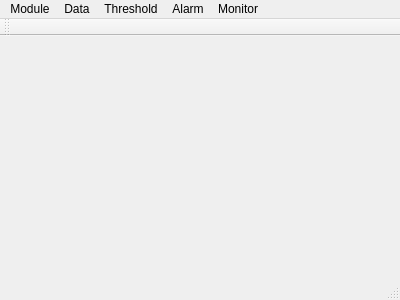
<?xml version="1.0" encoding="UTF-8"?>
<ui version="4.0">
 <class>MainWindow</class>
 <widget class="QMainWindow" name="MainWindow">
  <property name="geometry">
   <rect>
    <x>0</x>
    <y>0</y>
    <width>400</width>
    <height>300</height>
   </rect>
  </property>
  <property name="windowTitle">
   <string>MainWindow</string>
  </property>
  <widget class="QWidget" name="centralWidget"/>
  <widget class="QMenuBar" name="menuBar">
   <property name="geometry">
    <rect>
     <x>0</x>
     <y>0</y>
     <width>400</width>
     <height>25</height>
    </rect>
   </property>
   <widget class="QMenu" name="menuModule">
    <property name="title">
     <string>Module</string>
    </property>
    <addaction name="actionCalibration"/>
    <addaction name="actionTest"/>
   </widget>
   <widget class="QMenu" name="menuData">
    <property name="title">
     <string>Data</string>
    </property>
    <addaction name="actionBackup"/>
   </widget>
   <widget class="QMenu" name="menuThreshold">
    <property name="title">
     <string>Threshold</string>
    </property>
    <addaction name="separator"/>
    <addaction name="actionSetup"/>
   </widget>
   <widget class="QMenu" name="menuAlarm">
    <property name="title">
     <string>Alarm</string>
    </property>
    <addaction name="actionDisplay"/>
   </widget>
   <widget class="QMenu" name="menuMonitor">
    <property name="title">
     <string>Monitor</string>
    </property>
    <addaction name="actionStatus"/>
   </widget>
   <addaction name="menuModule"/>
   <addaction name="menuData"/>
   <addaction name="menuThreshold"/>
   <addaction name="menuAlarm"/>
   <addaction name="menuMonitor"/>
  </widget>
  <widget class="QToolBar" name="mainToolBar">
   <attribute name="toolBarArea">
    <enum>TopToolBarArea</enum>
   </attribute>
   <attribute name="toolBarBreak">
    <bool>false</bool>
   </attribute>
  </widget>
  <widget class="QStatusBar" name="statusBar"/>
  <action name="actionCalibration">
   <property name="text">
    <string>Calibration</string>
   </property>
  </action>
  <action name="actionTest">
   <property name="text">
    <string>Test</string>
   </property>
  </action>
  <action name="actionBackup">
   <property name="text">
    <string>Backup</string>
   </property>
  </action>
  <action name="actionSetup">
   <property name="text">
    <string>Setup</string>
   </property>
  </action>
  <action name="actionDisplay">
   <property name="text">
    <string>Display</string>
   </property>
  </action>
  <action name="actionStatus">
   <property name="text">
    <string>Status</string>
   </property>
  </action>
 </widget>
 <layoutdefault spacing="6" margin="11"/>
 <resources/>
 <connections/>
</ui>
